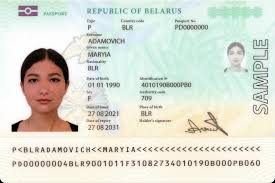
#> input picture images/download.jpg, 275 x 183 px
$ python main.py
#> lines starting #> are read from the running program, lines starting #| are printed output that depends on the picture; after the words box and inside, x2 and y2 are one past the last pixel; in counts of white or black regions, pixels touching at a corner belong together
import cv2
from matplotlib import pyplot as pl
import imutils

face_recognizer = cv2.CascadeClassifier("face.xml")
img = cv2.imread("images/download.jpg")
#> img is the input picture: shape (183, 275, 3); mean B, G, R 211.3, 222.5, 219.6
img = cv2.resize(img, (1280, 920))
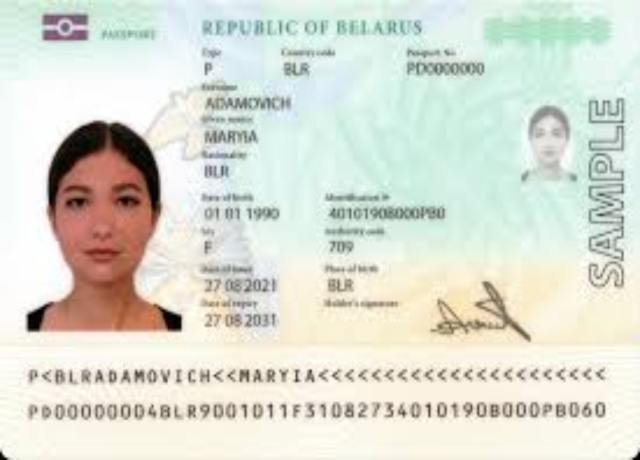
#> img: shape (920, 1280, 3) (shown at 1/2 size); mean B, G, R 211.2, 222.4, 219.5
gray = cv2.cvtColor(img, cv2.COLOR_BGR2GRAY)
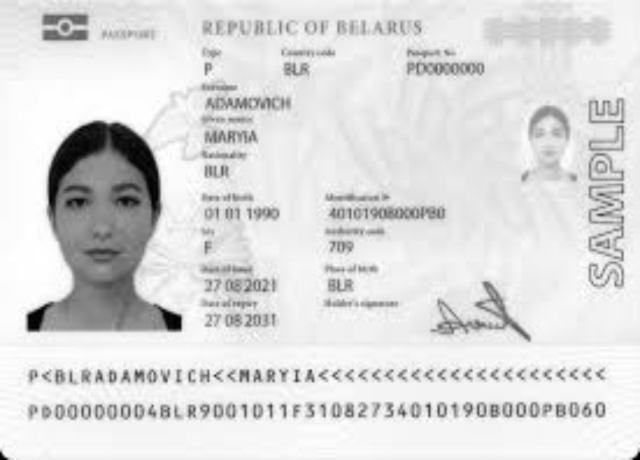
#> gray: shape (920, 1280) (shown at 1/2 size); min 0, max 255, mean 220.2
face = face_recognizer.detectMultiScale(gray, 3, 1)
#> face = [[1062, 238, 72, 72], [94, 318, 216, 216]]


areas = []
numb_of_face = 0
for (x, y, w, h) in face:
    areas.append(w*h)
#> this loop made 2 passes
#> after the loop, areas = [5184, 46656]
areas_1 = sorted(areas)
#> areas_1 = [5184, 46656]
for i in range (0, len(areas)):
    if(areas[i] == areas_1[-1]):
        max_face = i
#> this loop made 2 passes
#> max_face on pass 2: 1


img = cv2.rectangle(img, (face[max_face][0], face[max_face][1]), (face[max_face][0] + face[max_face][2], face[max_face][1] + face[max_face][3]), (255, 0, 0), 2)
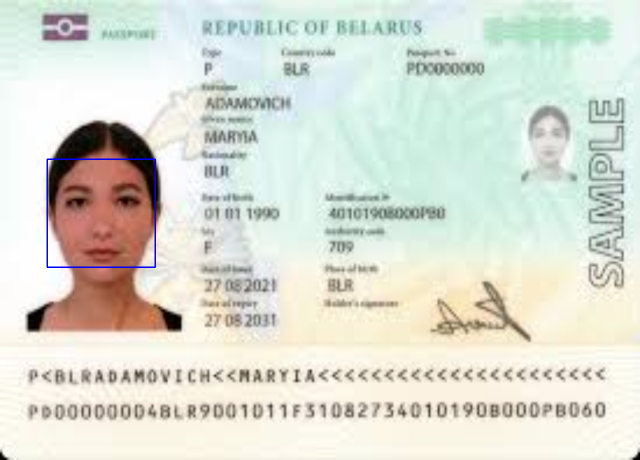
#> img: shape (920, 1280, 3) (shown at 1/2 size); 0.22% of pixels changed, all inside (x1, y1, x2, y2) = (93, 317, 312, 536)

cv2.imshow("Result", img)
cv2.waitKey(0)
